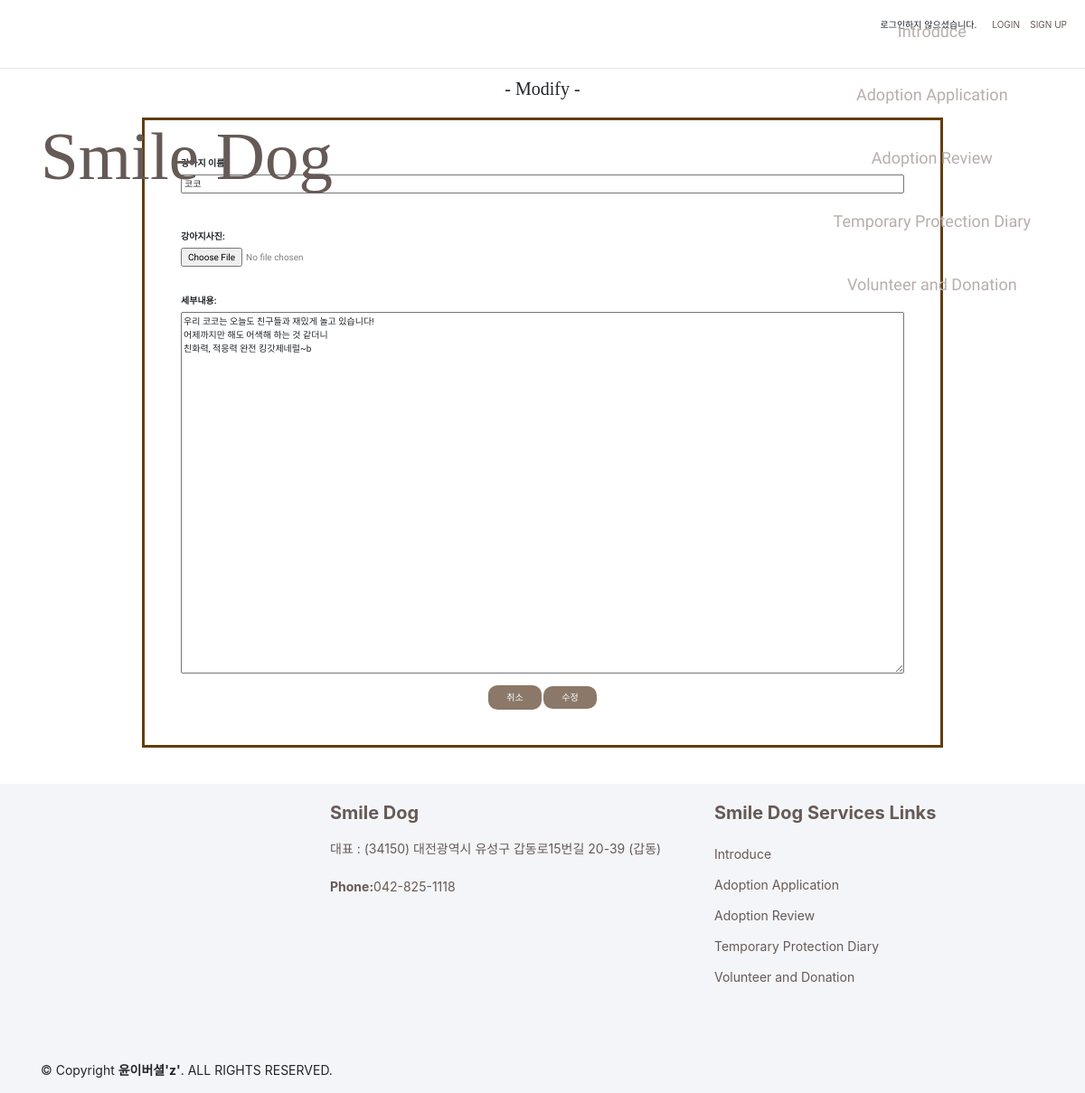
Page /protection/20/edit/ on the committed database.
### protection/models.py (models this page shows, shortened)
class Protection_Post(models.Model):
    protection_author = models.ForeignKey('auth.User', on_delete=models.CASCADE)
    protection_title = models.CharField(max_length = 200)
    protection_text = models.TextField()
    protection_image = models.ImageField(blank = True, null = True, upload_to="protection/%Y/%m/%d")
    protection_created_date = models.DateTimeField(default = timezone.now)
    protection_published_date = models.DateTimeField(blank = True, null = True)

### protection/views.py (the view)
# urls.py: path('<int:post_id>/edit/', views.protection_post_edit, name = 'protection_post_edit'),
def protection_post_edit(request, post_id):
    protection_post = get_object_or_404(Protection_Post, pk = post_id)
    if request.method == "POST":
        protection_form = ProtectionPostForm(request.POST, instance=protection_post)
        if protection_form.is_valid():
            protection_post = protection_form.save(commit=False)
            protection_post.protection_author = request.user
            protection_post.protection_published_date = timezone.datetime.now()
            if request.POST.get('protection_image', True):
                protection_post.protection_image = request.FILES['protection_image']
            protection_post.save()
            return redirect('protection_detail', post_id = protection_post.pk)
    else:
        protection_form = ProtectionPostForm(instance=protection_post)
    return render(request, 'protection/protection_post_edit.html', {'protection_form':protection_form})

### protection/forms.py
class ProtectionPostForm(forms.ModelForm):
    class Meta:
        model = Protection_Post
        fields = ['protection_title', 'protection_image', 'protection_text', ]
        widgets = {
            'protection_title': forms.TextInput(
                attrs={'style': 'width: 100%; margin-bottom: 30px;', 'placeholder': '제목을 입력하세요.'}
            ),
            'protection_text': forms.Textarea(
                attrs={'style': 'width: 100%; height: 400px;', 'placeholder': '내용을 입력하세요.'}
            ),
            'protection_image': forms.FileInput(
                attrs={'style': 'color: grey; margin-bottom: 30px;',}
            ),
        }
        labels = {
            'protection_title' : '강아지 이름',
            'protection_text' : '세부내용',
            'protection_image' : '강아지사진',
        }

### protection/templates/protection/protection_post_edit.html (shortened to what this page needs)
{% extends 'adoption/base.html' %}
{% block content %}
<hr>
 <h2 style="font-family: 'Alfa Slab One', cursive; text-align : center;"> - Modify - </h2> <br>
    <div style="text-align: center;">
        <div class="form-group" style="display: inline-block; text-align: center; border: 3px solid rgb(97, 62, 11); padding: 40px;">
            <form style="font-family: 'Do Hyeon', sans-serif;" method = "POST" enctype="multipart/form-data">
                <div style="text-align: left; width: 800px;">
                    {{ protection_form.as_p }}
                </div>
                <a id="cancel"  class="btn-light" href="{% url 'protection_post_list' %}">취소</a>
                <button type="submit" class="btn-light">수정</button>
            </form>
        </div>
    </div>
    <br><br>
{% endblock content %}

### adoption/static/css/adoption.css (style rules this page uses)
a { color:rgb(102,90,87); text-decoration: none; }
a#cancel { padding : 8px 20px 8px 20px; }
.btn-light { background-color:rgb(139, 120, 104); color: rgb(255, 255, 255); border: none; outline: none; padding : 5px 20px 5px 20px; border-radius: 10px; }

### rows in the picture
Protection_Post: protection_title "코코", protection_text "우리 코코는 오늘도 친구들과 재밌게 놀고 있습니다! 어제까지만 해도 어색해 하는 것 같더니 친화력, 적응력 완전 킹갓제네럴~b"
